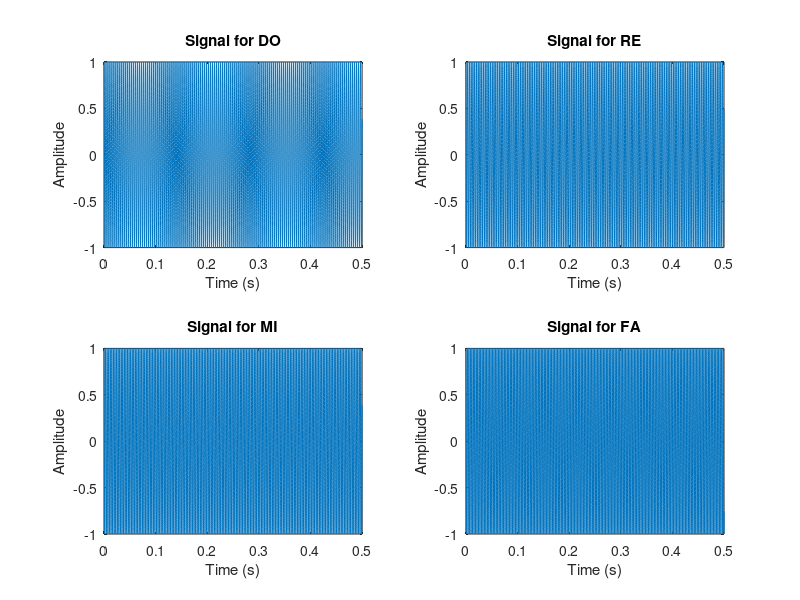

This chart was generated by the following MATLAB code:
% Define constants
fs = 44100; % Sampling frequency (Hz)
t = 0:1/fs:0.5; % Time vector for half a second
f0 = 440; % Base frequency for DO
alpha = 2; % Alpha value for frequency calculation

% Generate the four signals for DO, RE, MI, and FA
n_values = [-9, -7, -5, -4]; % Corresponding values for n
notes = {'DO', 'RE', 'MI', 'FA'};

% Create a matrix to store signals with length of time vector as rows & couluns as no. of notes
x = zeros(length(t), length(notes));  

for i = 1:4
    fn = f0 * (alpha ^(n_values(i)/12)); % Calculate the frequency
    x(:, i) = cos(2 * pi * fn * t); % Generate and store the signal in the matrix
end

% Plot the signals
for i = 1:4
    subplot(2, 2, i);
    plot(t, x(:, i));
    title(['Signal for ' notes{i}]);
    xlabel('Time (s)');
    ylabel('Amplitude');
end

% Play the signals sequentially
combined_signal = reshape(x, 1, []); % Reshape the matrix to a row vector
sound(combined_signal, fs);

% Save the combined signal as an audio file
audiowrite('combined_notes.wav', combined_signal, fs);

energy_x = sum(combined_signal.^2); % Energy is the sum of squared samples

fprintf('Energy of the combined signal: %f\n', energy_x);
